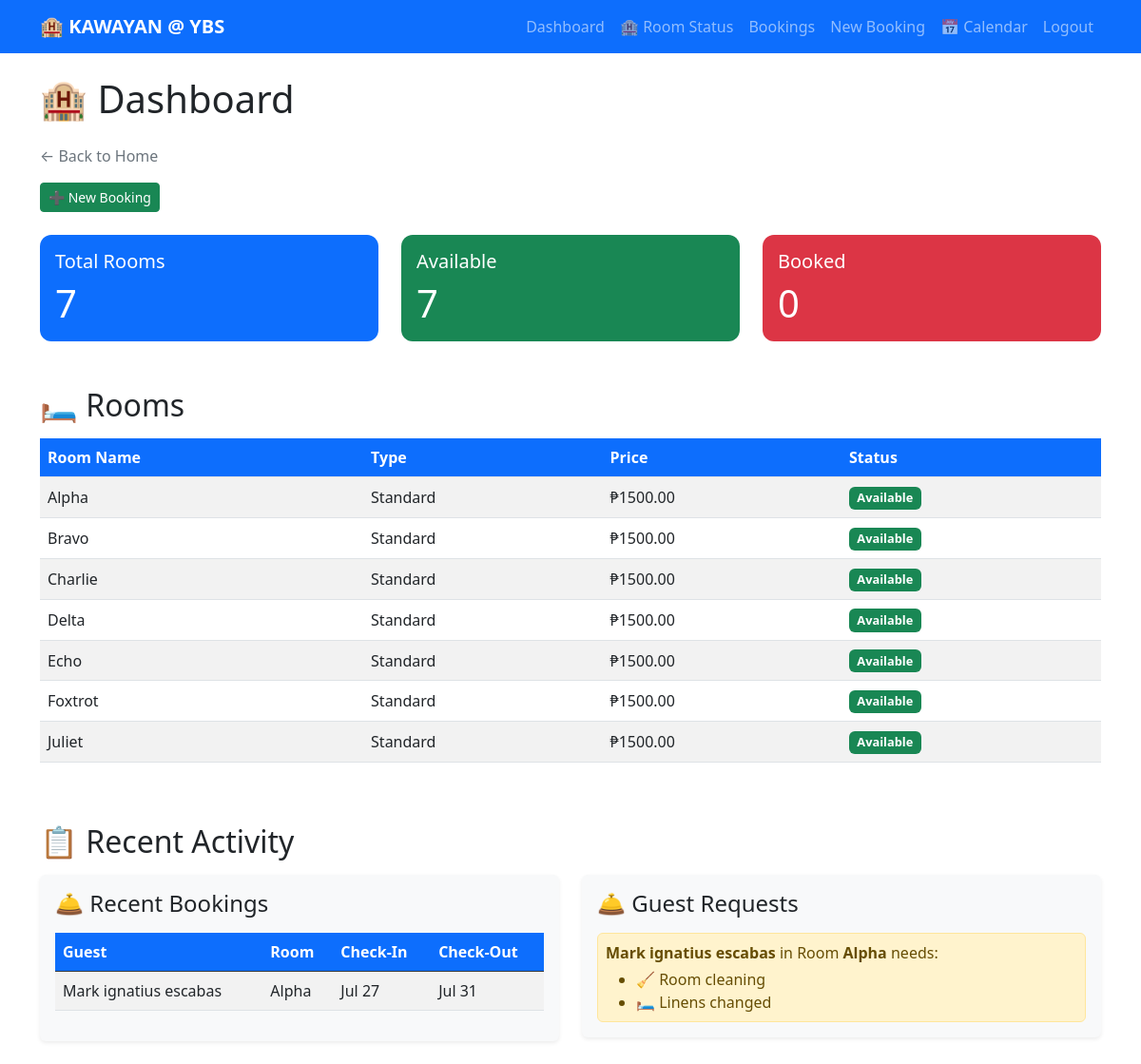
The page /dashboard (signed in) on the database its author committed.
### app/models.py (models this page shows, shortened)
class Room(db.Model):
    id = db.Column(db.Integer, primary_key=True)
    room_number = db.Column(db.String(10), unique=True, nullable=False)
    room_type = db.Column(db.String(50), nullable=False)
    price = db.Column(db.Float, nullable=False)
    description = db.Column(db.Text)
    status = db.Column(db.String(20), default='Available')

class Booking(db.Model):
    id = db.Column(db.Integer, primary_key=True)
    guest_name = db.Column(db.String(150), nullable=False)
    guest_email = db.Column(db.String(120))
    room_id = db.Column(db.Integer, db.ForeignKey('room.id'), nullable=False)
    user_id = db.Column(db.Integer, db.ForeignKey('user.id'))
    check_in = db.Column(db.Date, nullable=False)
    check_out = db.Column(db.Date, nullable=False)
    booking_date = db.Column(db.Date, default=date.today)
    notes = db.Column(db.Text, nullable=True)
    room = db.relationship('Room', backref='bookings')
    user = db.relationship('User', backref='bookings')
    special_requests = db.Column(db.Text)  # e.g., "Late check-in"
    needs_cleaning = db.Column(db.Boolean, default=False)
    needs_linens_change = db.Column(db.Boolean, default=False)

### app/routes.py (the view)
@bp.route('/dashboard')
@login_required
def dashboard():
    total_rooms = Room.query.count()
    available_rooms = Room.query.filter_by(status='Available').count()
    rooms = Room.query.all()  # ← Add this line
    recent_request = Booking.query.filter(
        Booking.check_out > date.today(),
        (Booking.needs_cleaning == True) | (Booking.needs_linens_change == True)
    ).order_by(Booking.id.desc()).first()
    bookings = Booking.query.order_by(Booking.booking_date.desc()).limit(5).all()
    return render_template(
        'dashboard.html',
        total_rooms=total_rooms,
        available_rooms=available_rooms,
        rooms=rooms,  # ← Pass rooms to template
        bookings=bookings,
        recent_request=recent_request
    )

### app/__init__.py (called while the page is built)
@login_manager.user_loader
def load_user(user_id):
    from app.models import User
    return User.query.get(int(user_id))

### app/templates/dashboard.html (shortened to what this page needs)
{% extends "base.html" %}
{% block content %}
<h1 class="mb-4">🏨 Dashboard</h1>
<a href="{{ url_for('routes.index') }}" class="text-decoration-none text-secondary mb-3 d-block">
  &larr; Back to Home
</a>
<a href="{{ url_for('routes.book') }}" class="btn btn-success btn-sm mb-4">
  ➕ New Booking
</a>
<div class="row mb-4">
  <div class="col-md-4">
    <div class="card text-white bg-primary">
      <div class="card-body">
        <h5 class="card-title">Total Rooms</h5>
        <p class="card-text display-6">{{ total_rooms }}</p>
      </div>
    </div>
  </div>
  <div class="col-md-4">
    <div class="card text-white bg-success">
      <div class="card-body">
        <h5 class="card-title">Available</h5>
        <p class="card-text display-6">{{ available_rooms }}</p>
      </div>
    </div>
  </div>
  <div class="col-md-4">
    <div class="card text-white bg-danger">
      <div class="card-body">
        <h5 class="card-title">Booked</h5>
        <p class="card-text display-6">{{ total_rooms - available_rooms }}</p>
      </div>
    </div>
  </div>
</div>
<h2 class="mt-5 mb-3">🛏️ Rooms</h2>
<div class="table-responsive">
  <table class="table table-striped">
    <thead>
      <tr>
        <th>Room Name</th>
        <th>Type</th>
        <th>Price</th>
        <th>Status</th>
      </tr>
    </thead>
    <tbody>
      {% for room in rooms %}
      <tr>
        <td>{{ room.room_number }}</td>
        <td>{{ room.room_type }}</td>
        <td>₱{{ "%.2f"|format(room.price) }}</td>
        <td>
          <span class="badge
            {% if room.status == 'Available' %}bg-success
            {% elif room.status == 'Booked' %}bg-warning text-dark
            {% else %}bg-secondary {% endif %}">
            {{ room.status }}
          </span>
        </td>
      </tr>
      {% endfor %}
    </tbody>
  </table>
</div>
<h2 class="mt-5 mb-3">📋 Recent Activity</h2>
<div class="row">
  <div class="col-lg-6 mb-4">
    <div class="bg-light p-3 rounded shadow-sm">
      <h4 class="mb-3">🛎️ Recent Bookings</h4>
      {% if bookings %}
      <table class="table table-striped table-sm">
        <thead class="table-dark">
          <tr>
            <th>Guest</th>
            <th>Room</th>
            <th>Check-In</th>
            <th>Check-Out</th>
          </tr>
        </thead>
        <tbody>
          {% for b in bookings %}
          <tr>
            <td>{{ b.guest_name }}</td>
            <td>{{ b.room.room_number }}</td>
            <td>{{ b.check_in.strftime('%b %d') }}</td>
            <td>{{ b.check_out.strftime('%b %d') }}</td>
          </tr>
          {% endfor %}
        </tbody>
      </table>
      {% else %}
      <p class="text-muted">No bookings yet.</p>
      {% endif %}
    </div>
  </div>
  <div class="col-lg-6 mb-4">
    <div class="bg-light p-3 rounded shadow-sm">
      <h4 class="mb-3">🛎️ Guest Requests</h4>
      {% if recent_request %}
      <div class="alert alert-warning p-2 mb-0">
        <strong>{{ recent_request.guest_name }}</strong> in Room <strong>{{ recent_request.room.room_number }}</strong> needs:
        <ul class="mb-0 mt-1">
          {% if recent_request.needs_cleaning %}
            <li>🧹 Room cleaning</li>
          {% endif %}
          {% if recent_request.needs_linens_change %}
            <li>🛏️ Linens changed</li>
          {% endif %}
        </ul>
      </div>
      {% else %}
      <p class="text-muted mb-0">No active housekeeping requests.</p>
      {% endif %}
    </div>
  </div>
</div>
{% endblock %}

### app/templates/base.html (shortened to what this page needs)
<!DOCTYPE html>
<html lang="en">
<head>
  <link href="https://cdn.jsdelivr.net/npm/bootstrap@5.3.0/dist/css/bootstrap.min.css" rel="stylesheet">
  <link href="https://cdnjs.cloudflare.com/ajax/libs/font-awesome/6.5.0/css/all.min.css" rel="stylesheet">
</head>
<body>
  <nav class="navbar navbar-expand-lg navbar-dark bg-primary">
    <div class="container">
      <a class="navbar-brand" href="{{ url_for('routes.dashboard') }}">
        <strong>🏨 KAWAYAN @ YBS</strong>
      </a>
      {% if current_user.is_authenticated %}
      <div class="navbar-nav ms-auto">
        <a class="nav-link" href="{{ url_for('routes.dashboard') }}">Dashboard</a>
        <a class="nav-link" href="{{ url_for('routes.room_status') }}">🏨 Room Status</a>
        <a class="nav-link" href="{{ url_for('routes.bookings') }}">Bookings</a>
        <a class="nav-link" href="{{ url_for('routes.book') }}">New Booking</a>
        <a class="nav-link" href="{{ url_for('routes.calendar') }}">📅 Calendar</a>
        <a class="nav-link" href="{{ url_for('routes.logout') }}">Logout</a>
      </div>
      {% endif %}
    </div>
  </nav>
  <div class="container mt-4">
    {% block content %}{% endblock %}
  </div>
</body>
</html>

### app/templates/base.html (style rules this page uses)
.badge { font-size: 0.8rem; white-space: normal; line-height: 1.2; }
.table th, .table td { vertical-align: middle; padding: 0.5rem; }
.table th { background-color: #0d6efd; color: white; }
.card { border-radius: 12px; border: none; }

### rows shown on the page
Room: room_number "Alpha", room_type "Standard", price "1500.00", status "Available", room.room_number "Alpha"
Room: room_number "Bravo", room_type "Standard", price "1500.00", status "Available"
Room: room_number "Charlie", room_type "Standard", price "1500.00", status "Available"
Room: room_number "Delta", room_type "Standard", price "1500.00", status "Available"
Room: room_number "Echo", room_type "Standard", price "1500.00", status "Available"
Room: room_number "Foxtrot", room_type "Standard", price "1500.00", status "Available"
Room: room_number "Juliet", room_type "Standard", price "1500.00", status "Available"
Booking: guest_name "Mark ignatius escabas", room.room_number "Alpha", check_in "Jul 27", check_out "Jul 31"

### other values the page prints
{{ total_rooms }} "7"
{{ available_rooms }} "7"
{{ total_rooms - available_rooms }} "0"
